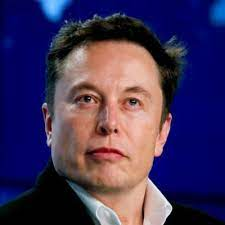
#> input picture Projetos Streamlit/Face/elon.jpg, 225 x 225 px
$ python -i face_streamlit.py   (imports and definitions only)
#> lines starting #> are read from the running program, lines starting #| are printed output that depends on the picture; after the words box and inside, x2 and y2 are one past the last pixel; in counts of white or black regions, pixels touching at a corner belong together
#> further down, picture is the input picture: PIL image 225x225 RGB; mean R, G, B 66.1, 52.4, 90.2
import streamlit as st
import cv2
from PIL import Image,ImageEnhance
import numpy as np
import os

face_cascade = cv2.CascadeClassifier('haarcascade_frontalface_default.xml')
eye_cascade = cv2.CascadeClassifier('haarcascade_eye.xml')
smile_cascade = cv2.CascadeClassifier('haarcascade_smile.xml')


def detect_faces(our_image):

	new_img = np.array(our_image.convert('RGB'))
	img = cv2.cvtColor(new_img,1)
	gray = cv2.cvtColor(new_img, cv2.COLOR_BGR2GRAY)
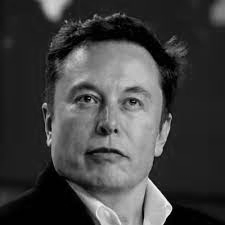
#> gray: shape (225, 225); min 0, max 251, mean 65.3

	# Detect faces
	faces = face_cascade.detectMultiScale(gray, 1.3, 4)
#> faces = [[42, 47, 137, 137]]

	# Draw rectangle around the faces
	for (x, y, w, h) in faces:
            			cv2.rectangle(img, (x, y), (x+w, y+h), (255, 0, 0), 2)
#> this loop made 1 pass
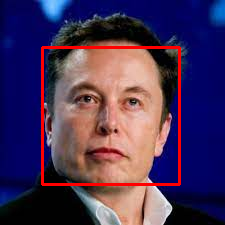
#> img: shape (225, 225, 3); 3.24% of pixels changed, all inside (x1, y1, x2, y2) = (41, 46, 181, 186)

	return img,faces

# [81 lines left out: functions detect_eyes, detect_smiles, main, not called in this run]


# [2 lines not run here, left out]

>>> from PIL import Image
>>> picture = Image.open('elon.jpg')
>>> result = detect_faces(picture)
